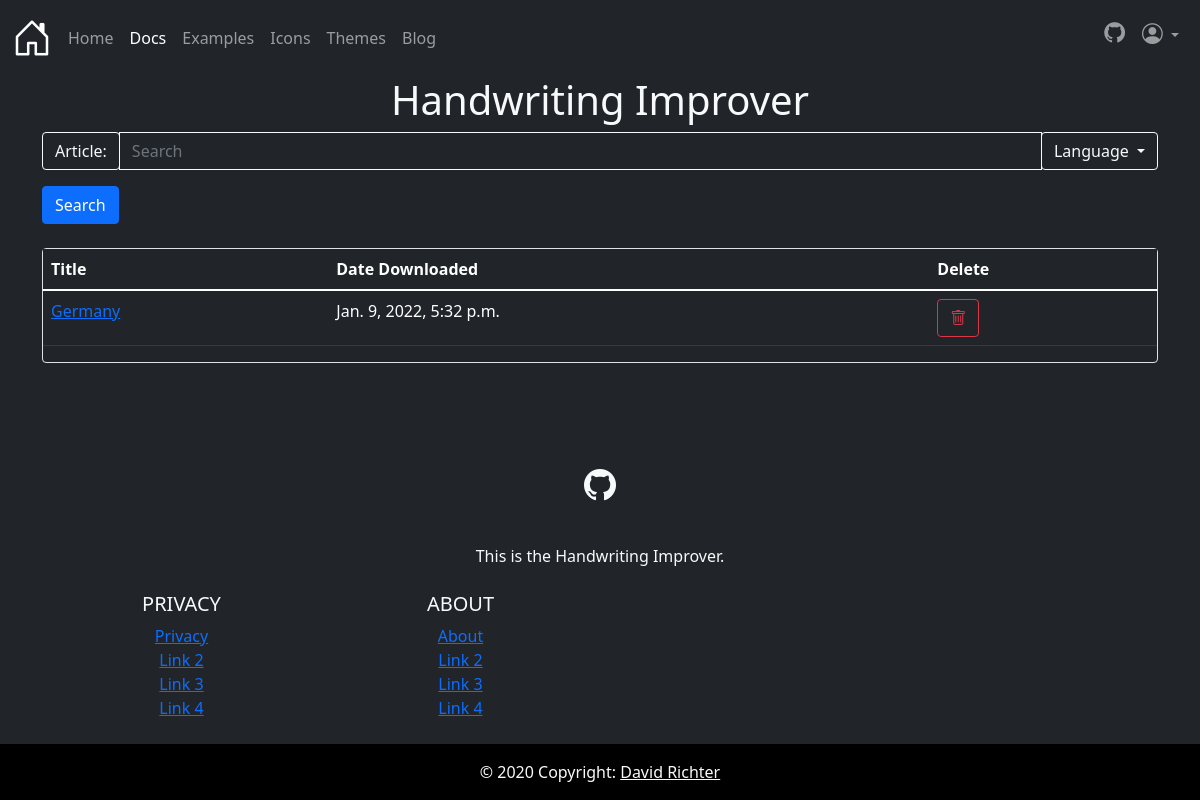
Page /handwriting/ (signed in) on the earlier database version.
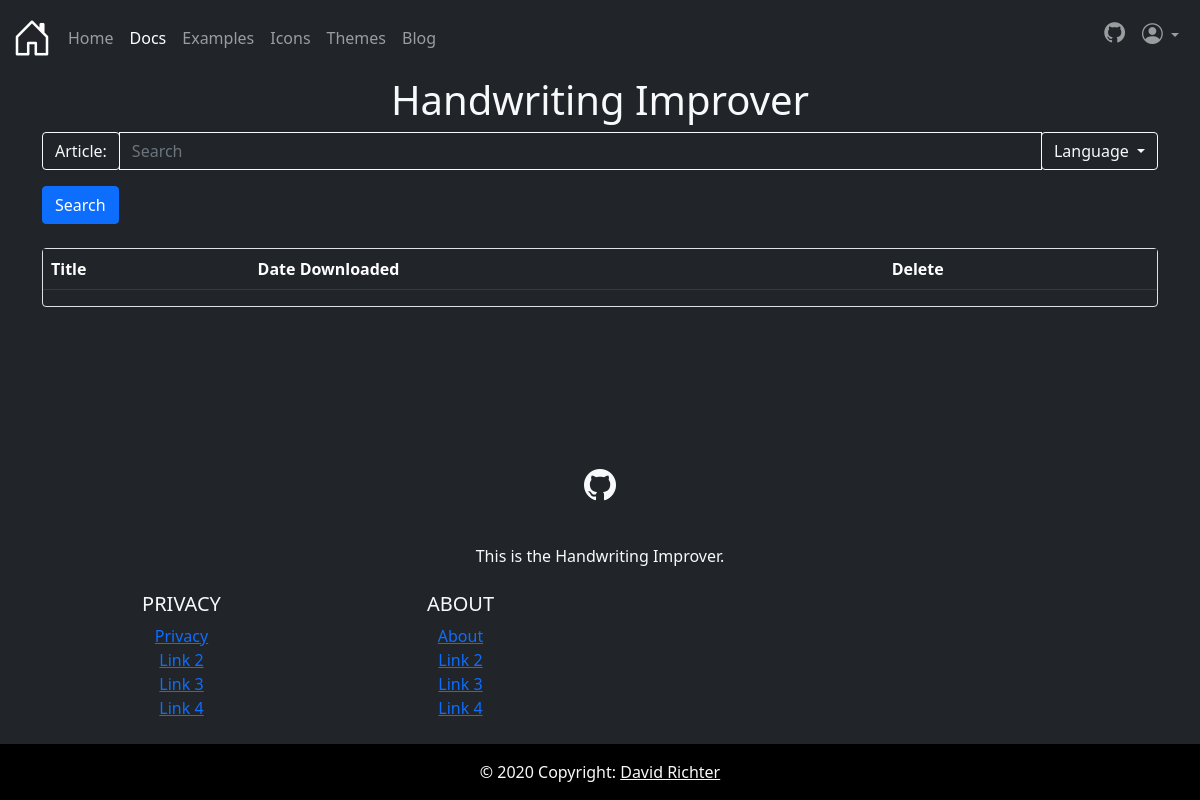
Same page on the later database version.
### wikipedia_converter/models.py (models this page shows, shortened)
class FullArticle(models.Model):
    formatted_page = models.ForeignKey(Article, on_delete=models.CASCADE, related_name="formatted_page")
    original_page = models.ForeignKey(Article, on_delete=models.CASCADE)
    user = models.ForeignKey(User, on_delete=models.SET_NULL, null=True, blank=True)
    date_pulled = models.DateTimeField('date pulled from wikipedia')
    def __str__(self):
        return self.formatted_page.title

class Article(models.Model):
    content = models.CharField(max_length=9999999999)
    link = models.CharField(max_length=500)
    title = models.CharField(max_length=500)

### wikipedia_converter/views.py (the view)
# urls.py: path('', views.IndexView.as_view(), name='index'),
@gzip_page
def index(request):
    template = loader.get_template('wikipedia_converter/index.html')
    if request.user.is_authenticated:
        articles = list(FullArticle.objects.filter(user=request.user))
    else:
        articles = None
    context = {
        'articles': articles,
    }
    return HttpResponse(template.render(context, request))

### wikipedia_converter/templates/wikipedia_converter/index.html (shortened to what this page needs)
{% extends 'wikipedia_converter/base.html' %}
{% load static %}
{% block content %}
    <div class="container">
        <h1 class="text-center">Handwriting Improver</h1>
    </div>
    <div class="container ">
        <form method="POST" id="mainForm" class="bg-dark text-light"
              action="{% url 'wikipedia_converter:getArticles' %}">
            <div class="input-group mb-3">
                <div class="input-group-prepend">
                <span class="input-group-text bg-dark text-light btn-outline-light" id="basic-addon3">
                    Article:
                </span>
                </div>
                <input type="text" id="mainInput" class="bg-dark text-light btn-outline-light form-control"
                       name="search" placeholder="Search">
                <div class="input-group-append">
                    <div class="dropdown">
                        <button class="btn btn-outline-light dropdown-toggle" type="button" data-bs-toggle="dropdown">
                            Language
                        </button>
                    </div>
                </div>
            </div>
            <input type="submit" value="Search" class="btn btn-primary">
        </form>
        <br>
        <div class="border rounded">
            <table class="table table-dark">
                <thead>
                <tr>
                    <th scope="col">Title</th>
                    <th scope="col">Date Downloaded</th>
                    <th scope="col">Delete</th>
                </tr>
                </thead>
                <tbody>
                {% for article in articles %}
                    <tr>
                        <td>
                            <a href="{% url 'wikipedia_converter:getArticleFromDb' article.id %}">
                                {{ article }}
                            </a>
                        </td>
                        <td>
                            {{ article.date_pulled }}
                        </td>
                        <td>
                            <a href="{% url 'wikipedia_converter:deleteArticleFromDb' article.id %}"
                               class="btn btn-outline-danger">
                                <i class="bi-trash"></i>
                            </a>
                        </td>
                    </tr>
                {% endfor %}
                </tbody>
            </table>
        </div>
    </div>
{% endblock content %}

Differences in the rows shown:
removed FullArticle: formatted_page.title "Germany", date_pulled "Jan. 9, 2022, 5:32 p.m."
